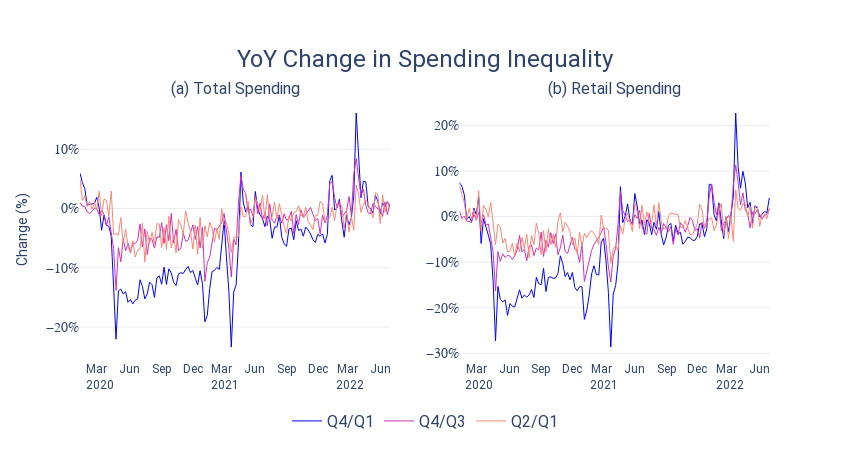

Notebook cell for this chart:
### Code cell
fig = make_subplots(rows=1, cols=2,
                   subplot_titles=("(a) Total Spending", "(b) Retail Spending"))

df1 = inq_inc2019_change
df2 = ret_inq_inc2019_change

trace = go.Scatter(
    x=df1["date"],
    y=(df1["yoyspend_q4q1"]),
    line_width=1,
    line_color="#0000ff", ##003f5c
    name="Q4/Q1",
    mode="lines",
    hovertemplate='Week end: <b>%{x}</b><br> YoY Change in Q4/Q1: <b>%{y:.1%}</b><extra></extra>'
    )
fig.add_trace(trace, row=1, col=1)
trace = go.Scatter(
    x=df1["date"],
    y=(df1["yoyspend_q4q3"]),
    line_width=1,
    line_color="#cd34b5", ##003f5c
    name="Q4/Q3",
    mode="lines",
    hovertemplate='Week end: <b>%{x}</b><br> YoY Change in Q4/Q3: <b>%{y:.1%}</b><extra></extra>'
    )
fig.add_trace(trace, row=1, col=1)
trace = go.Scatter(
    x=df1["date"],
    y=(df1["yoyspend_q2q1"]),
    line_width=1,
    line_color="#fa8775", ##003f5c
    name="Q2/Q1",
    mode="lines",
    hovertemplate='Week end: <b>%{x}</b><br> YoY Change in Q2/Q1: <b>%{y:.1%}</b><extra></extra>'
    )
fig.add_trace(trace, row=1, col=1)



#############

trace = go.Scatter(
    x=df2["date"],
    y=(df2["yoyretspend_q4q1"]),
    line_width=1,
    line_color="#0000ff", ##003f5c
    name="Q4/Q1",
    mode="lines",
    showlegend=False,    
    hovertemplate='Week end: <b>%{x}</b><br> YoY Change in Q4/Q1 - retail spending: <b>%{y:.1%}</b><extra></extra>'
    )
fig.add_trace(trace, row=1, col=2)
trace = go.Scatter(
    x=df2["date"],
    y=(df2["yoyretspend_q4q3"]),
    line_width=1,
    line_color="#cd34b5", ##003f5c
    name="Q4/Q3",
    mode="lines",
    showlegend=False,    
    hovertemplate='Week end: <b>%{x}</b><br> YoY Change in Q4/Q3 - retail spending: <b>%{y:.1%}</b><extra></extra>'
    )
fig.add_trace(trace, row=1, col=2)
trace = go.Scatter(
    x=df2["date"],
    y=(df2["yoyretspend_q2q1"]),
    line_width=1,
    line_color="#fa8775", ##003f5c
    name="Q2/Q1",
    mode="lines",
    showlegend=False,    
    hovertemplate='Week end: <b>%{x}</b><br> YoY Change in Q2/Q1 - retail spending: <b>%{y:.1%}</b><extra></extra>'
    )
fig.add_trace(trace, row=1, col=2)


fig.update_layout (yaxis1=dict(
        zeroline=False,
        gridcolor="#EAECF0",
        gridwidth=1,
        # range=[0,20],
        tickformat='.0%',
        tickfont=dict(family="Roboto Mono", size=14, color="#2D426A"),
    ),
    yaxis2=dict(
        zeroline=False,
        gridcolor="#EAECF0",
        gridwidth=1,
        # range=[0,20],
        tickformat='.0%',
        tickfont=dict(family="Roboto Mono", size=14, color="#2D426A"),
    ),               
    xaxis1=dict(
        zeroline=False,
        zerolinecolor="#EAECF0",
        zerolinewidth=1,
     #   tickangle = 45,
     #   gridcolor="#EAECF0",
    #    gridwidth=1,
        range=["2020-01-08", "2022-07-01"],
        tickfont=dict(family="Roboto", size=12, color="#2D426A"),
        tickmode = 'array',
        tickvals = ['2020-03-01' ,'2020-06-01',  '2020-9-01', '2020-12-01', 
                    '2021-03-01' ,'2021-06-01',  '2021-9-01', '2021-12-01',
                    '2022-03-01' ,'2022-06-01',],
        ticktext = ['Mar <br> 2020', 'Jun', 'Sep', 'Dec', 'Mar <br> 2021', 'Jun', 'Sep', 'Dec', 'Mar <br> 2022', 'Jun'],
    ),
    xaxis2=dict(
        zeroline=False,
        zerolinecolor="#EAECF0",
        zerolinewidth=1,
     #   tickangle = 45,
     #   gridcolor="#EAECF0",
    #    gridwidth=1,
        range=["2020-01-08", "2022-07-01"],
        tickfont=dict(family="Roboto", size=12, color="#2D426A"),
        tickmode = 'array',
        tickvals = ['2020-03-01' ,'2020-06-01',  '2020-9-01', '2020-12-01', 
                    '2021-03-01' ,'2021-06-01',  '2021-9-01', '2021-12-01',
                    '2022-03-01' ,'2022-06-01',],
        ticktext = ['Mar <br> 2020', 'Jun', 'Sep', 'Dec', 'Mar <br> 2021', 'Jun', 'Sep', 'Dec', 'Mar <br> 2022', 'Jun'],
    ),               
    showlegend=True,
    yaxis_title="Change (%)",
    font=dict(family="Roboto", size=12, color="#2D426A"),
    legend=dict(
        yanchor="bottom",
        y=-0.3,
        xanchor="center",
        x=0.5,
        font=dict(family="Roboto", size=16, color="#2D426A"),
        # traceorder='reversed',
        orientation="h",
    ),
    title=dict(
        font=dict(family="Roboto", size=24, color="#2D426A"),
        text="YoY Change in Spending Inequality",
        yanchor="middle",
        y=0.87,
        xanchor="center",
        x=0.5,
    ),
    plot_bgcolor="rgba(0,0,0,0)",
    height=450, width = 850,
    hoverlabel=dict(
        bgcolor="white",
        bordercolor="#2D426A",
        font=dict(size=12, family="Roboto Mono", color="#2D426A"),
    ))



fig.show()
fig.write_html("html_figures\\spendineq_change.html")
py.plot(fig, filename = 'spendineq_change', auto_open=True)

### Figure 1 — Plotly figure (JSON) as saved in the notebook; plotly's stock layout.template omitted (floating-point values rounded to 4 significant figures; data arrays with more than 128 entries replaced by an {"elided": "..."} marker saying what was removed)
{"data": [{"hovertemplate": "Week end: <b>%{x}</b><br> YoY Change in Q4/Q1: <b>%{y:.1%}</b><extra></extra>", "line": {"color": "#0000ff", "width": 1}, "mode": "lines", "name": "Q4/Q1", "type": "scatter", "x": {"elided": "130 str values"}, "xaxis": "x", "y": {"elided": "130 float values"}, "yaxis": "y"}, {"hovertemplate": "Week end: <b>%{x}</b><br> YoY Change in Q4/Q3: <b>%{y:.1%}</b><extra></extra>", "line": {"color": "#cd34b5", "width": 1}, "mode": "lines", "name": "Q4/Q3", "type": "scatter", "x": {"elided": "130 str values"}, "xaxis": "x", "y": {"elided": "130 float values"}, "yaxis": "y"}, {"hovertemplate": "Week end: <b>%{x}</b><br> YoY Change in Q2/Q1: <b>%{y:.1%}</b><extra></extra>", "line": {"color": "#fa8775", "width": 1}, "mode": "lines", "name": "Q2/Q1", "type": "scatter", "x": {"elided": "130 str values"}, "xaxis": "x", "y": {"elided": "130 float values"}, "yaxis": "y"}, {"hovertemplate": "Week end: <b>%{x}</b><br> YoY Change in Q4/Q1 - retail spending: <b>%{y:.1%}</b><extra></extra>", "line": {"color": "#0000ff", "width": 1}, "mode": "lines", "name": "Q4/Q1", "showlegend": false, "type": "scatter", "x": {"elided": "130 str values"}, "xaxis": "x2", "y": {"elided": "130 float values"}, "yaxis": "y2"}, {"hovertemplate": "Week end: <b>%{x}</b><br> YoY Change in Q4/Q3 - retail spending: <b>%{y:.1%}</b><extra></extra>", "line": {"color": "#cd34b5", "width": 1}, "mode": "lines", "name": "Q4/Q3", "showlegend": false, "type": "scatter", "x": {"elided": "130 str values"}, "xaxis": "x2", "y": {"elided": "130 float values"}, "yaxis": "y2"}, {"hovertemplate": "Week end: <b>%{x}</b><br> YoY Change in Q2/Q1 - retail spending: <b>%{y:.1%}</b><extra></extra>", "line": {"color": "#fa8775", "width": 1}, "mode": "lines", "name": "Q2/Q1", "showlegend": false, "type": "scatter", "x": {"elided": "130 str values"}, "xaxis": "x2", "y": {"elided": "130 float values"}, "yaxis": "y2"}], "layout": {"annotations": [{"font": {"size": 16}, "showarrow": false, "text": "(a) Total Spending", "x": 0.225, "xanchor": "center", "xref": "paper", "y": 1, "yanchor": "bottom", "yref": "paper"}, {"font": {"size": 16}, "showarrow": false, "text": "(b) Retail Spending", "x": 0.775, "xanchor": "center", "xref": "paper", "y": 1, "yanchor": "bottom", "yref": "paper"}], "font": {"color": "#2D426A", "family": "Roboto", "size": 12}, "height": 450, "hoverlabel": {"bgcolor": "white", "bordercolor": "#2D426A", "font": {"color": "#2D426A", "family": "Roboto Mono", "size": 12}}, "legend": {"font": {"color": "#2D426A", "family": "Roboto", "size": 16}, "orientation": "h", "x": 0.5, "xanchor": "center", "y": -0.3, "yanchor": "bottom"}, "plot_bgcolor": "rgba(0,0,0,0)", "showlegend": true, "title": {"font": {"color": "#2D426A", "family": "Roboto", "size": 24}, "text": "YoY Change in Spending Inequality", "x": 0.5, "xanchor": "center", "y": 0.87, "yanchor": "middle"}, "width": 850, "xaxis": {"anchor": "y", "domain": [0, 0.45], "range": ["2020-01-08", "2022-07-01"], "tickfont": {"color": "#2D426A", "family": "Roboto", "size": 12}, "tickmode": "array", "ticktext": ["Mar <br> 2020", "Jun", "Sep", "Dec", "Mar <br> 2021", "Jun", "Sep", "Dec", "Mar <br> 2022", "Jun"], "tickvals": ["2020-03-01", "2020-06-01", "2020-9-01", "2020-12-01", "2021-03-01", "2021-06-01", "2021-9-01", "2021-12-01", "2022-03-01", "2022-06-01"], "zeroline": false, "zerolinecolor": "#EAECF0", "zerolinewidth": 1}, "xaxis2": {"anchor": "y2", "domain": [0.55, 1], "range": ["2020-01-08", "2022-07-01"], "tickfont": {"color": "#2D426A", "family": "Roboto", "size": 12}, "tickmode": "array", "ticktext": ["Mar <br> 2020", "Jun", "Sep", "Dec", "Mar <br> 2021", "Jun", "Sep", "Dec", "Mar <br> 2022", "Jun"], "tickvals": ["2020-03-01", "2020-06-01", "2020-9-01", "2020-12-01", "2021-03-01", "2021-06-01", "2021-9-01", "2021-12-01", "2022-03-01", "2022-06-01"], "zeroline": false, "zerolinecolor": "#EAECF0", "zerolinewidth": 1}, "yaxis": {"anchor": "x", "domain": [0, 1], "gridcolor": "#EAECF0", "gridwidth": 1, "tickfont": {"color": "#2D426A", "family": "Roboto Mono", "size": 14}, "tickformat": ".0%", "title": {"text": "Change (%)"}, "zeroline": false}, "yaxis2": {"anchor": "x2", "domain": [0, 1], "gridcolor": "#EAECF0", "gridwidth": 1, "tickfont": {"color": "#2D426A", "family": "Roboto Mono", "size": 14}, "tickformat": ".0%", "zeroline": false}}}
